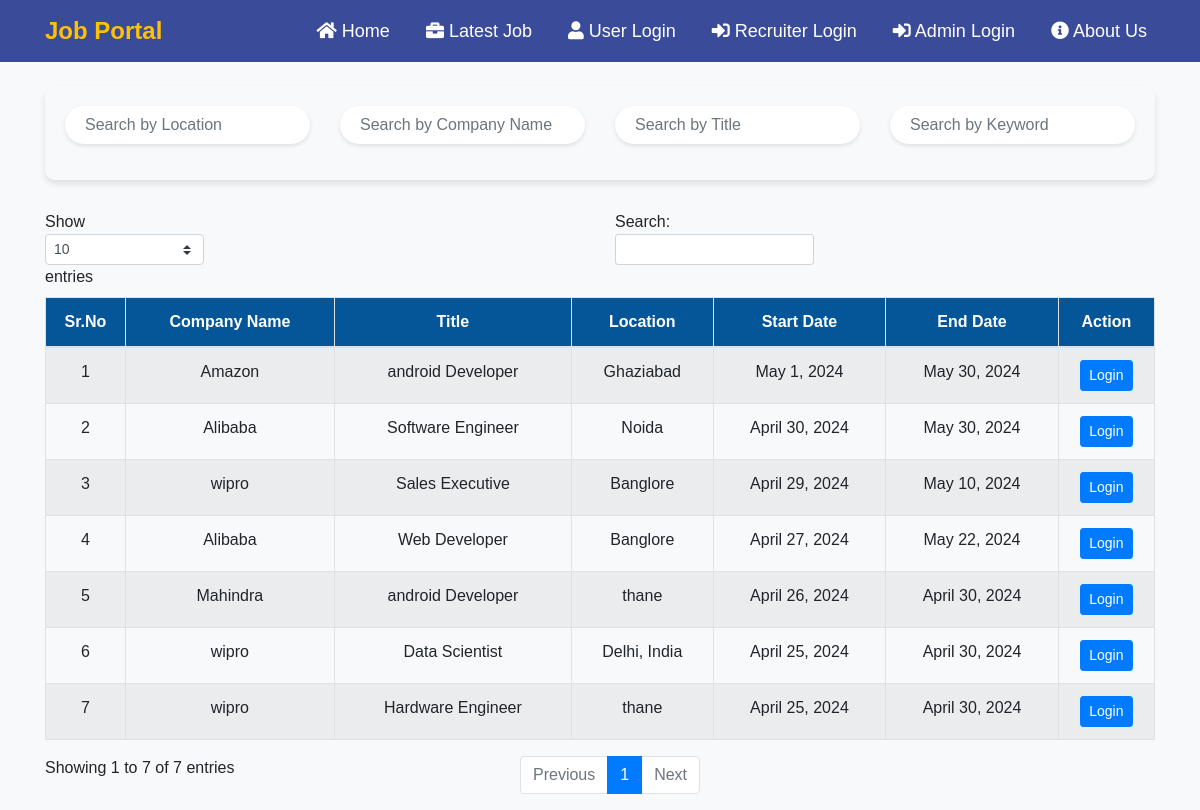
Screenshot of /filter3 with the database file from the repository.
### jobportal/models.py (models this page shows, shortened)
class Job(models.Model):
    recruiter_user = models.ForeignKey(RecruiterUser, on_delete=models.CASCADE)
    start_date = models.DateField()
    end_date = models.DateField()
    title = models.CharField(max_length=100)
    salary = models.FloatField(max_length=20)
    image = models.FileField()
    description = models.CharField(max_length=300)
    experience = models.CharField(max_length=50)
    location = models.CharField(max_length=110)
    skills = models.CharField(max_length=110)
    creationdate = models.DateField()  # Corrected to DateField

class RecruiterUser(models.Model):
    user = models.ForeignKey(User, on_delete=models.CASCADE)
    mobile = models.CharField(max_length=15, null=True)
    image = models.FileField(null=True)
    gender = models.CharField(max_length=15, null=True)
    company = models.CharField(max_length=110, null=True)
    status = models.CharField(max_length=30, null=True)
    type = models.CharField(max_length=15, null=True)

### jobportal/views.py (the view)
# urls.py: path('filter3',filter3,name='filter3'),
def filter3(request):
    job = Job.objects.all().order_by('-start_date')
    context = {'job': job}
    return render(request, 'filter3.html', context)

### jobportal/templates/filter3.html (shortened to what this page needs)
{% load static %}
{% block body %}
{% include 'navigation.html' %}
<div class="container mt-4">
    <div class="search-section">
        <div class="row">
            <div class="col-md-3 mb-3">
                <input type="text" class="form-control search-input" id="locationSearch" placeholder="Search by Location">
            </div>
            <div class="col-md-3 mb-3">
                <input type="text" class="form-control search-input" id="companySearch" placeholder="Search by Company Name">
            </div>
            <div class="col-md-3 mb-3">
                <input type="text" class="form-control search-input" id="titleSearch" placeholder="Search by Title">
            </div>
            <div class="col-md-3 mb-3">
                <input type="text" class="form-control search-input" id="keywordSearch" placeholder="Search by Keyword">
            </div>
        </div>
    </div>
    <table class="table table-bordered table-striped" id="example">
        <thead>
            <tr style="background-color: #055698; color: white;">
                <th class="text-center">Sr.No</th>
                <th class="text-center">Company Name</th>
                <th class="text-center">Title</th>
                <th class="text-center">Location</th>
                <th class="text-center">Start Date</th>
                <th class="text-center">End Date</th>
                <th class="text-center">Action</th>
            </tr>
        </thead>
        <tbody>
            {% for job in job %}
            <tr>
                <td class="text-center">{{ forloop.counter }}</td>
                <td class="text-center">{{ job.recruiter_user.company }}</td>
                <td class="text-center">{{ job.title }}</td>
                <td class="text-center">{{ job.location }}</td>
                <td class="text-center">{{ job.start_date }}</td>
                <td class="text-center">{{ job.end_date }}</td>
                <td class="text-center">
                    <a href="{% url 'user_login' %}" class="btn btn-primary btn-sm">Login</a>
                </td>
            </tr>
            {% endfor %}
        </tbody>
    </table>
</div>
{% endblock %}

### jobportal/templates/navigation.html (style rules this page uses)
body { font-family: Arial, sans-serif; background-color: #f8f9fa ; }

### jobportal/templates/filter3.html (style rules this page uses)
body { font-family: Arial, sans-serif; background-color: #f8f9fa; }
.search-section { background-color: #f8f9fa; border-radius: 10px; padding: 20px; box-shadow: 0 4px 6px rgba(0, 0, 0, 0.1); margin-bottom: 30px; }
.search-input { border: none; border-radius: 25px; padding: 12px 20px; font-size: 16px; background-color: #ffffff; box-shadow: 0 2px 4px rgba(0, 0, 0, 0.1); transition: box-shadow 0.3s ease; width: 100%; }

### rows the page displays
Job: recruiter_user.company "Amazon", title "android Developer", location "Ghaziabad", start_date "May 1, 2024", end_date "May 30, 2024"
Job: recruiter_user.company "Alibaba", title "Software Engineer", location "Noida", start_date "April 30, 2024", end_date "May 30, 2024"
Job: recruiter_user.company "wipro", title "Sales Executive", location "Banglore", start_date "April 29, 2024", end_date "May 10, 2024"
Job: recruiter_user.company "Alibaba", title "Web Developer", location "Banglore", start_date "April 27, 2024", end_date "May 22, 2024"
Job: recruiter_user.company "Mahindra", title "android Developer", location "thane", start_date "April 26, 2024", end_date "April 30, 2024"
Job: recruiter_user.company "wipro", title "Data Scientist", location "Delhi, India", start_date "April 25, 2024", end_date "April 30, 2024"
Job: recruiter_user.company "wipro", title "Hardware Engineer", location "thane", start_date "April 25, 2024", end_date "April 30, 2024"
